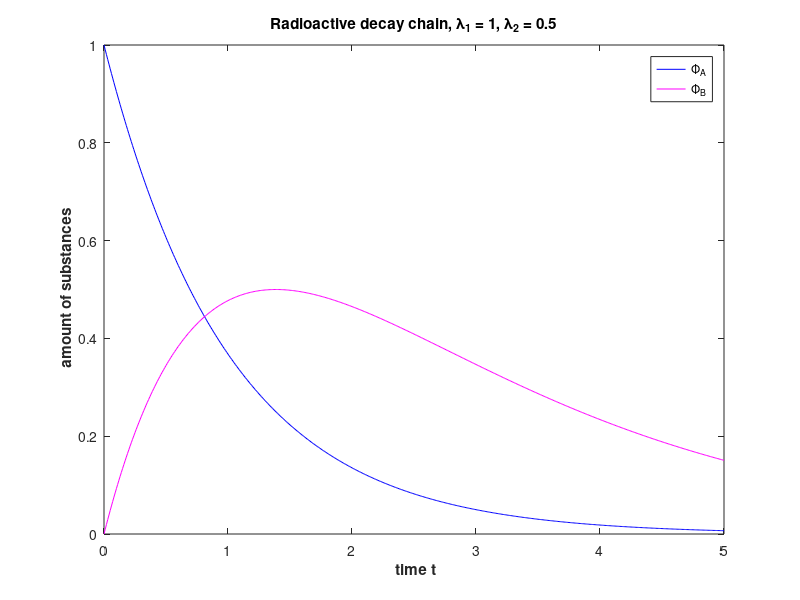

Recreate this plot in MATLAB.
% MATLAB script for plotting analytic solution of sub-problem 1 of HW problem "Radioactive"
l1 = 1;
l2 = 0.5;
PhiA = @(t,A0,B0) (A0*exp(-l1*t));
PhiB = @(t,A0,B0) (B0*exp(-l2*t) + A0*l1/(l2-l1)*(exp(-l1*t)-exp(-l2*t)));
% Time range and initial values
t = 0:0.01:5;
A0 = 1.0;
B0 = 0.0;

figure('name','Radioactive decay');
plot(t,PhiA(t,A0,B0),'b-',t,PhiB(t,A0,B0),'m-');
xlabel('{\bf time t}');
ylabel('{\bf amount of substances}');
title('Radioactive decay chain, \lambda_1 = 1, \lambda_2 = 0.5');
legend('\Phi_{A}','\Phi_{B}','location','best');
print -depsc2 'PhiApHiB.eps';
